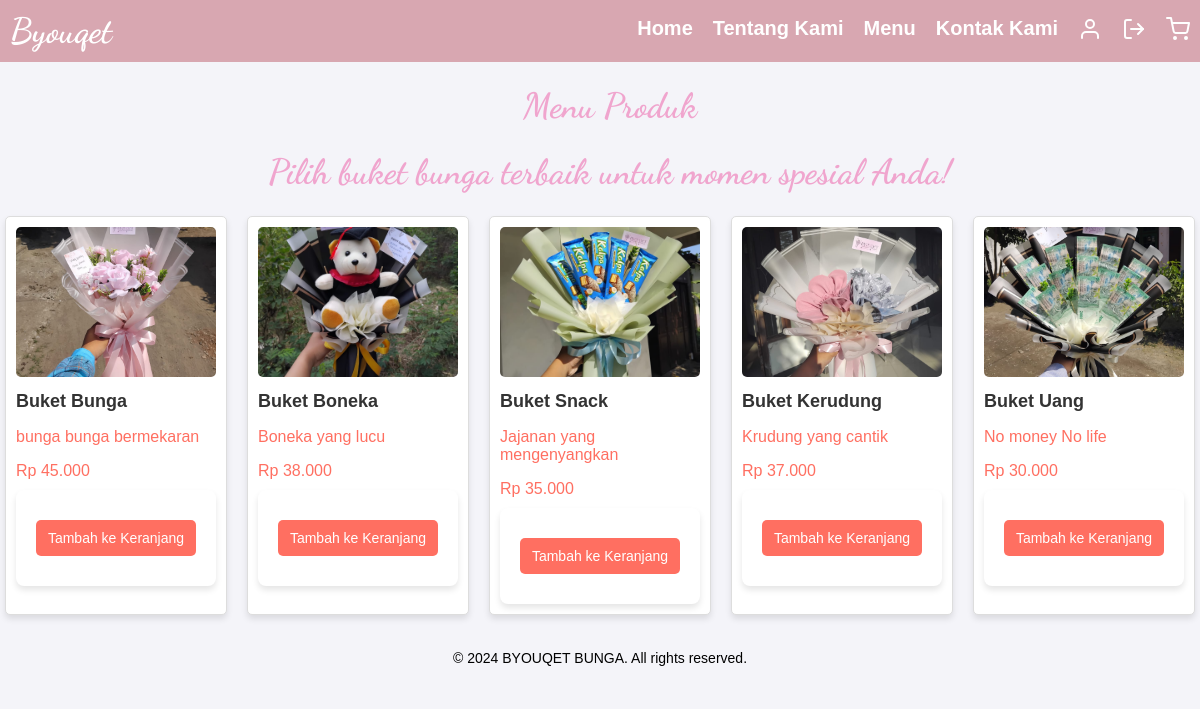
/menu.php (signed in), run on an earlier commit of the app's database.
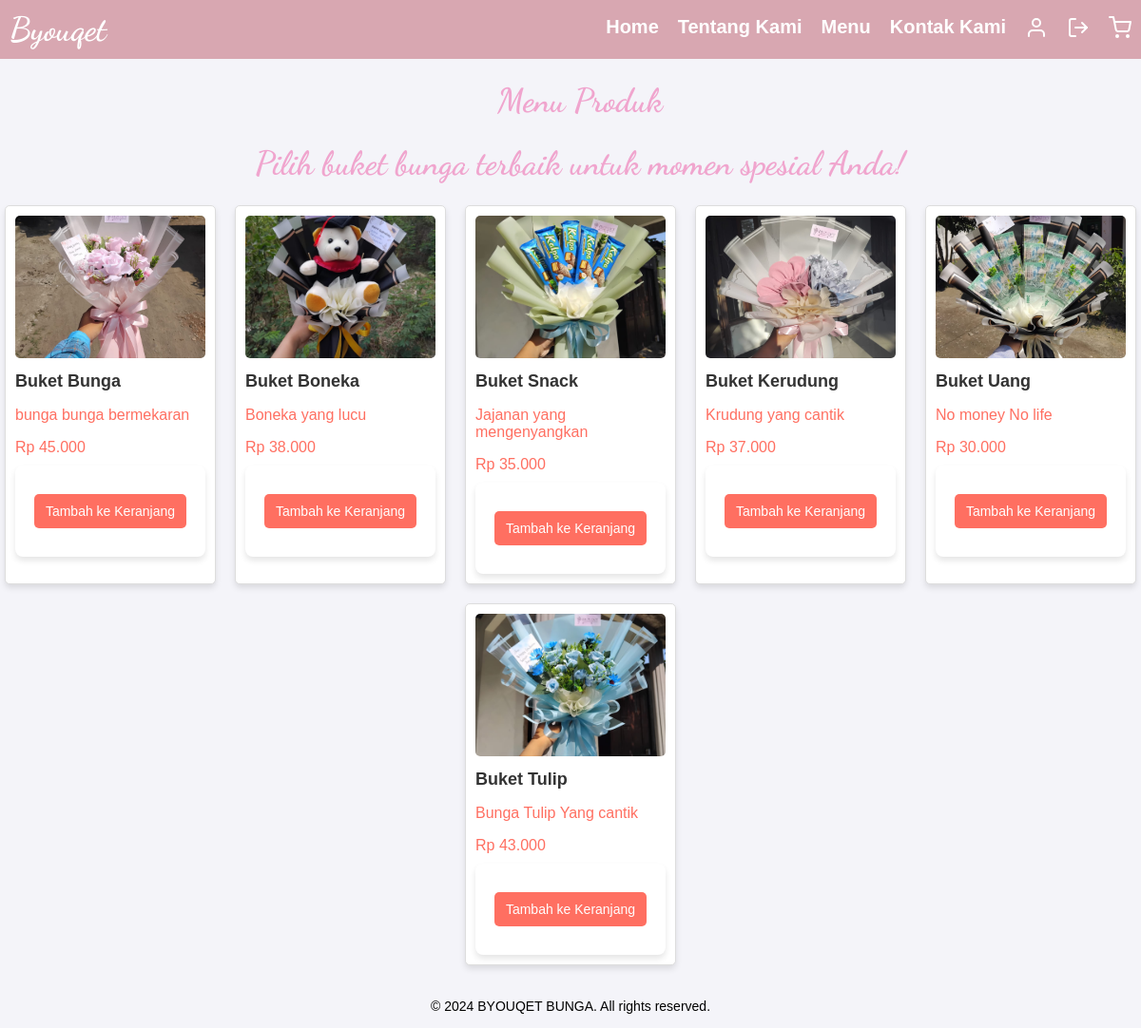
And on a later commit of the database.
### tables this page shows
CREATE TABLE `produk` (
  `id` int(11) NOT NULL,
  `category_id` int(11) NOT NULL,
  `name` varchar(100) NOT NULL,
  `price` decimal(10,2) NOT NULL,
  `description` text DEFAULT NULL,
  `created_at` timestamp NOT NULL DEFAULT current_timestamp(),
  `image` varchar(255) NOT NULL
);

### menu.php (the view, shortened to what this page needs)
<?php
include 'koneksi.php';
$query = "SELECT * FROM produk";
$result = mysqli_query($conn, $query);
?>
<!DOCTYPE html>
<html lang="en">
<head>
    <link rel="stylesheet" href="style.css">
</head>
<body>
    <header>
        <nav>
            <div class="logo">Byouqet</div>
            <ul class="nav-links">
                <div id="home" class="hidden">
                    <a href="home.php">Home</a>
                    <a href="about.php">Tentang Kami</a>
                    <a href="menu.php">Menu</a>
                    <a href="contact.php">Kontak Kami</a>
                    <a href="profil.php" class="icon-link"><i data-feather="user"></i></a>
                    <a href="logout.php" class="icon-link"><i data-feather="log-out"></i></a>
                    <a href="keranjang.php" class="icon-link" id="shoppingCartIcon"><i
                            data-feather="shopping-cart"></i></a>
                </div>
            </ul>
        </nav>
    </header>
    <headerh1 h1>
        <h1>Menu Produk</h1>
        <h1>Pilih buket bunga terbaik untuk momen spesial Anda!</h1>
        <div class="buket-list">
            <?php while ($row = mysqli_fetch_assoc($result)) { ?>
            <div class="buket-item">
                <img src="foto/<?= htmlspecialchars($row['image']); ?>" alt="<?= htmlspecialchars($row['name']); ?>">
                <h3><?= htmlspecialchars($row['name']); ?></h3>
                <p><?= htmlspecialchars($row['description']); ?></p>
                <p>Rp <?= number_format($row['price'], 0, ',', '.'); ?></p>
                <form action="menu.php" method="POST">
                    <button type="submit" class="add-to-cart">Tambah ke Keranjang</button>
                </form>
            </div>
            <?php } ?>
        </div>
        <div class="footer">
            <p>© 2024 BYOUQET BUNGA. All rights reserved.</p>
        </div>
</body>
</html>

What changed in the data, as far as the page shows it:
added produk: image (picture), name "Buket Tulip", description "Bunga Tulip Yang cantik", price "43.000"
